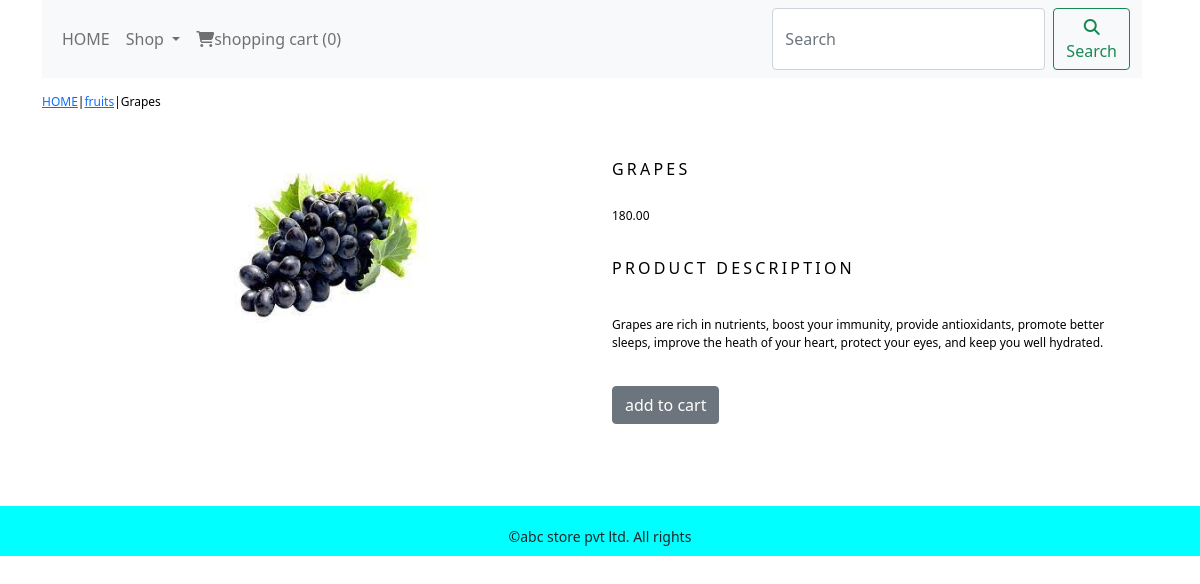
/eshop/fruits/grapes/, run on the app's committed database.
### eshopapp/models.py (models this page shows, shortened)
class product(models.Model):
    name=models.CharField(max_length=250,unique=True)
    slug=models.SlugField(max_length=250,unique=True)
    description=models.TextField(blank=True)
    price=models.DecimalField(max_digits=10,decimal_places=2)
    category=models.ForeignKey(category,on_delete=models.CASCADE)
    image=models.ImageField(upload_to='product',blank=True)
    stock=models.IntegerField()
    available=models.BooleanField(default=True)
    created=models.DateTimeField(auto_now_add=True)
    updated=models.DateTimeField(auto_now=True)
    class Meta:
        ordering=('name',)
        verbose_name='product'
        verbose_name_plural='products'

class category(models.Model):
    name=models.CharField(max_length=250, unique=True)
    slug=models.SlugField(max_length=250, unique=True)
    description=models.TextField(blank=True)
    image=models.ImageField('category',blank=True)
    class Meta:
        ordering=('name',)
        verbose_name='category'
        verbose_name_plural='categories'
    def get_url(self):
        return reverse('eshopapp:products_by_category',args=[self.slug])
    def __str__(self):
         return '{}'.format(self.name)

### eshopapp/views.py (the view)
# urls.py: path('<slug:c_slug>/<slug:product_slug>/',views.prodetail,name='prodetail'),
def prodetail(request, c_slug, product_slug):
    try:
        products=product.objects.get(category__slug=c_slug,slug=product_slug)
    except Exception as e:
        raise e
    return render(request,'product.html',{'products':products})

### cartapp/context_processors.py (called while the page is built)
def counter(request):
    item_count=0
    if 'admin' in request.path:
        return {}
    else:
        try:
            cart=Cart.objects.filter(cart_id=_cart_id(request))
            car_items=CartItem.objects.all().filter(cart=cart[:1])
            for cart_item in car_items:
                item_count += cart_item.quantity
        except Cart.DoesNotExist:
            item_count =0
    return dict(item_count=item_count)

### cartapp/views.py (called while the page is built)
def _cart_id(request):
    cart=request.session.session_key
    if not cart:
        cart=request.session.create()
    return cart

### eshopapp/context_processors.py (called while the page is built)
def menu_links(request):
    links=category.objects.all()
    return dict(links=links)

### template/product.html (shortened to what this page needs)
{% extends 'base.html' %}
{% load static %}
{% block content %}
 <div class="row my_prod_row_class">
   <div class="mx_auto">
     <p> <a href="{% url 'eshopapp:all_product_cat' %}">HOME</a>|<a href="{{products.category.get_url}}">{{products.category}}</a>|{{products.name}} </p>
     <div class="container">
       <br>
     <div class="row">
       <div class="col-12 col-sm-12 col-md-12 col-lg-6 text-center">
         <div style="min-width:18rem;">
           <img src="{{products.image.url}}" alt="{{products.name}}" style="width:200px;height:200px;">
         </div>
       </div>
      <div class="col-12 col-sm-12 col-md-12 col-lg-6">
      <div>
           <h1 class="my_prod_title">{{products.name}}</h1>
           <p>{{products.price}}</p>
              <p class="my_prod_title">product Description</p>
           <p class="text-justify my_prod_text">{{products.description}}</p><br>
           {% if products.stock <= 0 %}
          <p class="text-justify my_prod_text"><b>out of stock</b></p><br>
           {% else %}
          <a class="btn btn-secondary" href="{% url 'cartapp:add_cart' products.id %}">add to cart</a>
          {% endif %}
      </div>
      </div>
     </div>
   </div>
 </div>
 </div>
{% endblock %}

### static/css/custom.css (style rules this page uses)
body { font-family: 'Poppins', sans-serif; }
.my_prod_row_class { padding-top:15px; padding-bottom:10px; }
.my_prod_row_class .mx_auto { color:#000; font-size:12px; text-decoration:none; }
.my_prod_title { font-size:16px; text-transform:uppercase; letter-spacing:.2em; padding-top:15px; padding-bottom:20px; }
.my_prod_text { padding-right:20px; }

### data on the page
product: category "fruits", name "Grapes", image (picture), name "GRAPES", price "180.00", description "Grapes are rich in nutrients, boost your immunity, provide antioxidants, promote better sleeps, improve the heath of your heart, protect your eyes, and keep you well hydrated."

### other printed values
{{ item_count }} "0"
